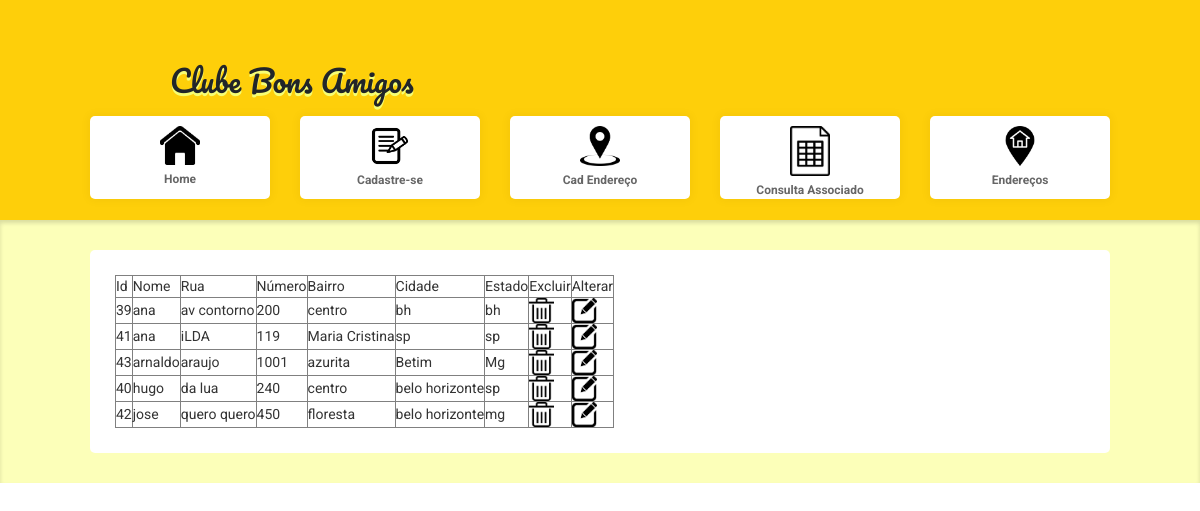
The app's page /trabalho/endereco.php with its own data.
### tables this page shows
CREATE TABLE `endereco` (
  `id_endereco` int(11) NOT NULL,
  `id_dados` int(11) NOT NULL,
  `rua` varchar(50) NOT NULL,
  `numero` int(15) NOT NULL,
  `bairro` text NOT NULL,
  `cidade` text NOT NULL,
  `estado` text NOT NULL
);

CREATE TABLE `dados_usario` (
  `id` int(11) NOT NULL,
  `nome` varchar(220) NOT NULL,
  `email` varchar(220) NOT NULL,
  `tipo_de_conta` varchar(200) NOT NULL,
  `valor_mensalidade` int(200) NOT NULL
);

### trabalho/endereco.php (the view, shortened to what this page needs)
<!DOCTYPE html>
<html>
<head>
	<link rel="stylesheet" href="assets/css/style.css?<?= filectime('assets/css/style.css'); ?>">
	<link rel="stylesheet" href="https://stackpath.bootstrapcdn.com/bootstrap/4.5.0/css/bootstrap.min.css">
</head>
<body>
	<div id="all">
		<header>
			<div id="center">
				<div class="logo">
					<span>Clube Bons Amigos</span>
				</div>
				<ul>
					<a href="index.html">
						<li style="margin-left: 0;">
							<img src="assets/img/icon-home.png" alt="">
							<span>Home</span>
						</li>
					</a>
                    <a href="form.html">
						<li>
							<img src="assets/img/icon-1.png" alt="">
							<span>Cadastre-se</span>
						</li>
					</a>
					<a href="cadendereço.php">
						<li>
							<img src="assets/img/icon-endereço.png" alt="">
							<span>Cad Endereço</span>
						</li>
					</a>
					<a href="consulta.php" >
						<li>
							<img src="assets/img/icon-2.png" alt="">
							<span>Consulta Associado</span>
						</li>
					</a>
					<a href="endereco.php" >
						<li>
							<img src="assets/img/icon-3.png" alt="">
							<span>Endereços</span>
						</li>
					</a>
				</ul>
			</div>
		</header>
		<div class="bg">
			<div id="center">
				<div class="content">
				<?php
						require("conexao.php");
						$sql = "SELECT
						dados_usario.id,
						endereco.id_endereco,
						dados_usario.nome,
						endereco.rua,
						endereco.numero,
						endereco.bairro,
						endereco.cidade,
						endereco.estado
					  FROM endereco
					  join dados_usario on (endereco.id_dados = dados_usario.id)
					  order by dados_usario.nome, endereco.rua";
						$resultado = mysqli_query($conexao, $sql);
	echo"<table border='1'>";
	echo "<tr> 	<td> Id </td>
	                <td> Nome</td>
					<td> Rua </td>
					<td> Número</td>
                    <td> Bairro </td>
                    <td> Cidade</td>
                    <td>Estado </td>
					<td> Excluir </td>
					<td> Alterar </td>
			</tr>"
			;
	while($row = mysqli_fetch_array($resultado)) {
		echo "<tr> 	<td>".$row["id"]."</td>
		<td>".$row["nome"]."</td>
                    <td>".$row["rua"]."</td>
                    <td>".$row["numero"]."</td>
					<td>".$row["bairro"]."</td>
					<td>".$row["cidade"]."</td>
					<td>".$row["estado"]."</td>
					<td><a href='excluirendereço.php?id=".$row["id"]."'><img height='25px' width='25px' src='ex.icon.png'></a> </td>
					<td><a href='cadat.php?id=".$row["id"]."'><img height='25px' width='25px' src='ed.icon.png'></a> </td>
			</tr>"
		;
	}
?>
	</div>
</body>
</html>

### trabalho/assets/css/style.css (style rules this page uses)
* { margin: 0; padding: 0; }
a { text-decoration: none;color: inherit; }
div, ul, li, p { list-style: none; box-sizing: border-box; }
body { background: #E9EBEE; font-family: 'Roboto' !important; }
#center { width: 1020px; float: none; margin: 0 auto; position: relative; }
.logo { float: left; -webkit-touch-callout: none; -webkit-user-select: none; -khtml-user-select: none; -moz-user-select: none; -ms-user-select: none; user-select: none; }
.logo span { font-size: 30px; margin-top: 58px; float: left; font-family: 'Pacifico', cursive; text-shadow: 0 3px 0 #F6FE74; }
#all { width: 100%; height: 100%; position: absolute; }
#all header { width: 100%; height: 220px; float: left; background: rgba(254, 207, 10, 1); }
#all ul { width: 100%; float: left; margin-bottom: 40px; margin-top: 13px; }
#all ul li { width: calc((100% - 120px) / 5); height: 83px; background: #FFF; float: left; margin-left: 30px; border-radius: 5px; box-shadow: 0 0 8px 3px rgba(0,0,0,0.03); transition: .2s; cursor: pointer; }
#all ul li img { width: 40px; margin-left: calc(50% - 20px); margin-top: 10px; float: left; }
#all ul li span { width: 100%; float: left; text-align: center; font-size: 12px; color: #666666; font-weight: 700; line-height: 28px; }
#all .bg { width: 100%; min-height: 200px; background: #FCFFB9; float: left; box-shadow: inset 0 3px 4px rgba(0,0,0,0.14); padding: 30px; }
#all .bg .content { width: 100%; height: 100%; background: #FFF; float: left; border-radius: 5px; padding: 25px; font-size: 14px; color: #333333; text-align: justify; }

### records on screen
endereco: id_dados "39", id_dados.nome "ana", rua "av contorno", numero "200", bairro "centro", cidade "bh", estado "bh"
endereco: id_dados "41", id_dados.nome "ana", rua "iLDA", numero "119", bairro "Maria Cristina", cidade "sp", estado "sp"
endereco: id_dados "43", id_dados.nome "arnaldo", rua "araujo", numero "1001", bairro "azurita", cidade "Betim", estado "Mg"
endereco: id_dados "40", id_dados.nome "hugo", rua "da lua", numero "240", bairro "centro", cidade "belo horizonte", estado "sp"
endereco: id_dados "42", id_dados.nome "jose", rua "quero quero", numero "450", bairro "floresta", cidade "belo horizonte", estado "mg"
